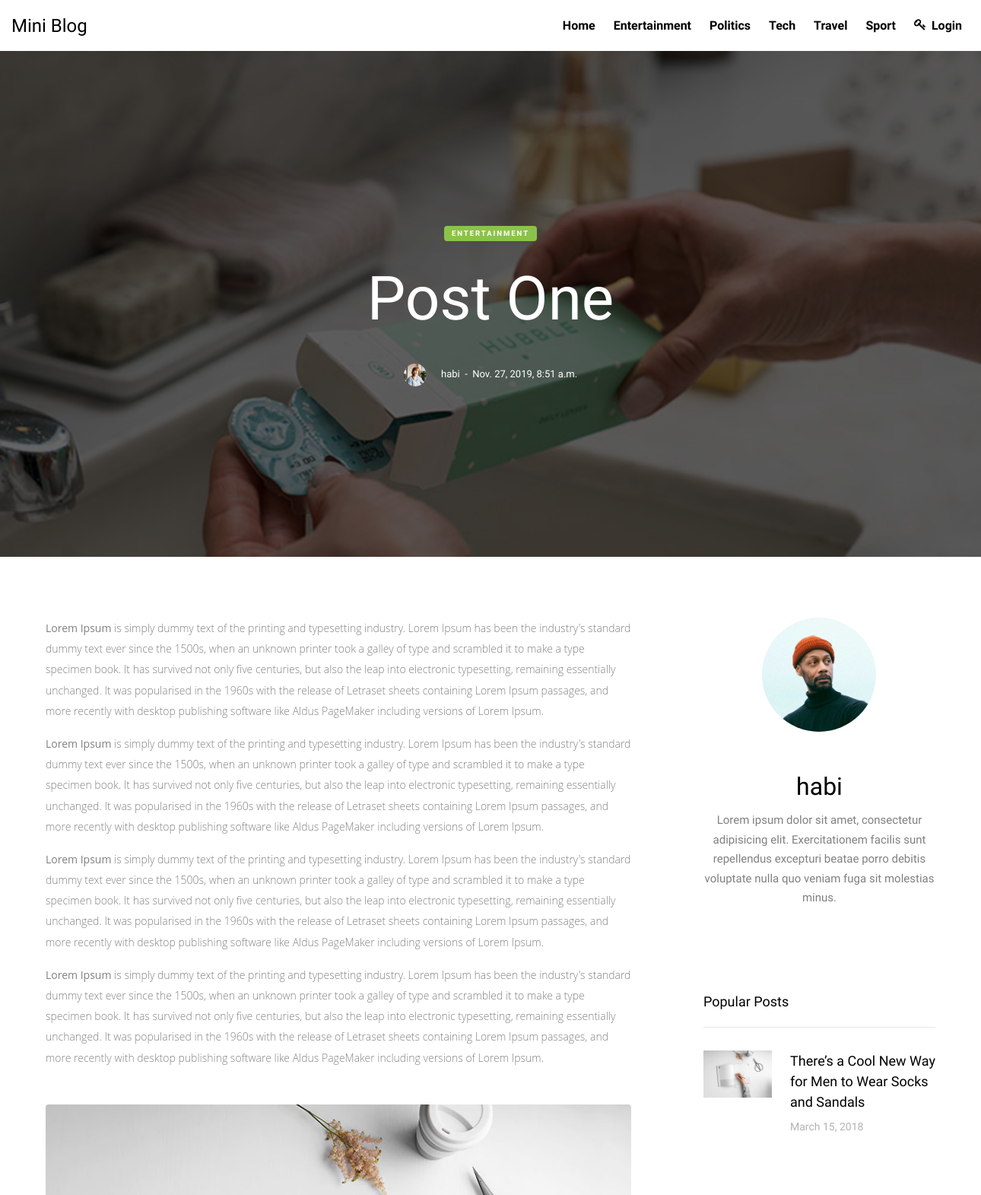
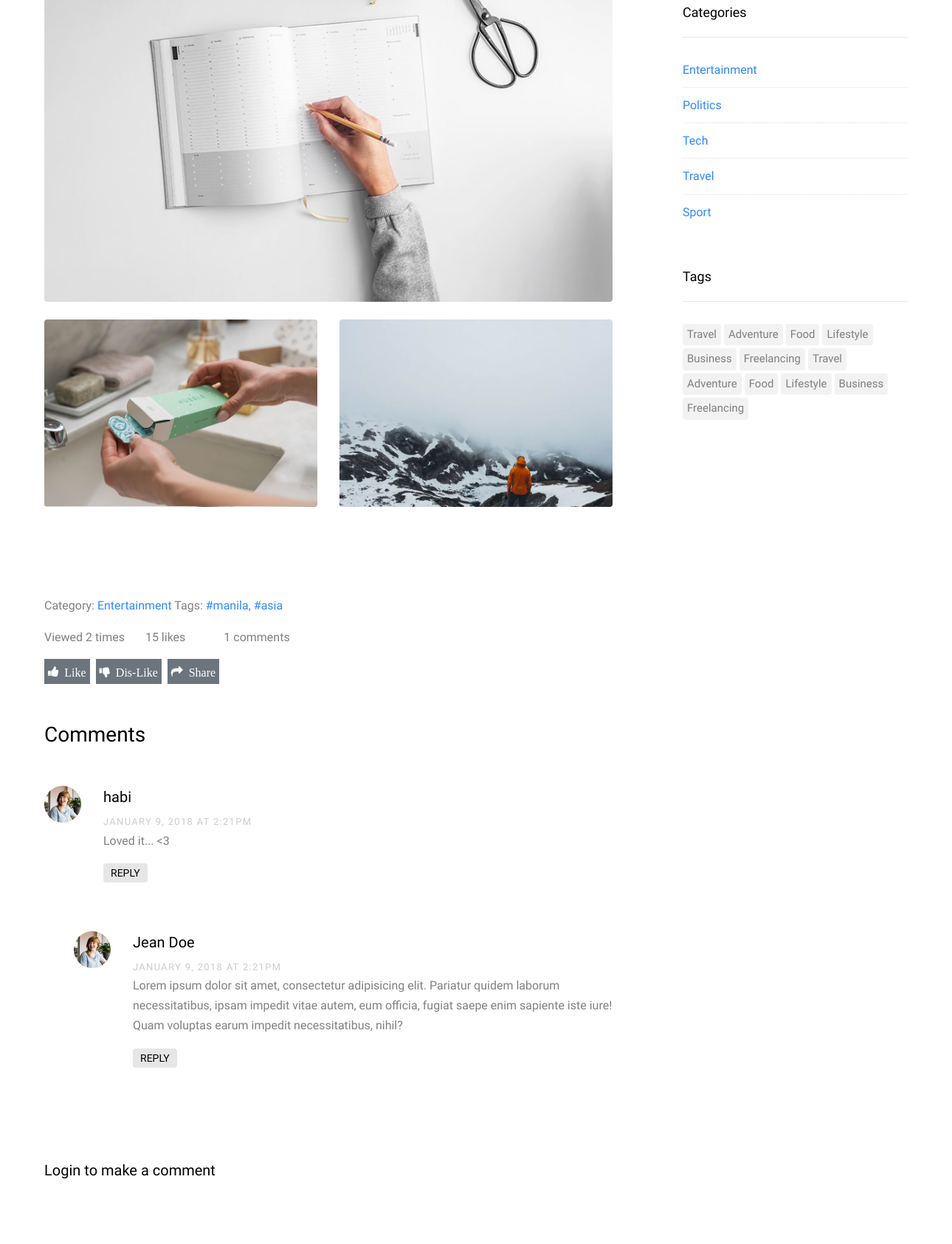
Page /blog/post-one (upper part) on the committed database (2 pictures, top to bottom).
### post/models.py (models this page shows, shortened)
class Category(models.Model):
    title = models.CharField(max_length=100)
    color = models.CharField(
        choices=COLORS,
        default='Green',
        max_length=30
    )
    slug = models.SlugField(unique=True)
    def __str__(self):
        return self.title
    class Meta:
        verbose_name_plural = "Categories"
    def get_absolute_url(self):
        return reverse("post:category", kwargs={"category_slug": self.slug})

class Post(models.Model):
    title = models.CharField(max_length=100)
    content = HTMLField()
    category = models.ForeignKey(Category, on_delete=models.CASCADE)
    pub_date = models.DateTimeField(auto_now_add=True)
    author = models.ForeignKey(User, on_delete=models.CASCADE)
    featured = models.BooleanField()
    url = models.SlugField(unique=True)

class Comment(models.Model):
    post = models.ForeignKey(Post, on_delete=models.CASCADE)
    comment = models.TextField()
    user = models.ForeignKey(User, on_delete=models.CASCADE)
    def __str__(self):
        return self.comment

### post/views.py (the view, shortened to what this page needs)
# urls.py: path('blog/<post_slug>', views.PostDetailView.as_view(), name="detail"),
class PostDetailView(View):
    def get(self, request, post_slug, *args, **kwargs):
        post = get_object_or_404(Post, url=post_slug)
        comments = Comment.objects.filter(post=post)
        likes = Reaction.objects.filter(post=post, reaction=True).count
        ip = get_client_ip(request)
        total_views = 0
        try:
            current_views = ViewCount.objects.get(post=post)
            total_views = current_views.views
        except:
            current_views = ViewCount(post=post)
        try:
            is_visited = VistedIPs.objects.get(ip=ip)
        except:
            current_views.views += 1
            current_views.save()
            VistedIPs(ip=ip, post=post).save()
        context = {
            'post_details': post,
            'categories': Category.objects.all()[:5],
            'comments': comments,
            'title': post.title,
            'total_views': total_views,
            'total_likes': likes
        }
        return render(request, 'post/post_details.html', context)

### blog/utils.py (called while the page is built)
def get_client_ip(request):
    x_forwarded_for = request.META.get('HTTP_X_FORWARDED_FOR')
    if x_forwarded_for:
        ip = x_forwarded_for.split(',')[0]
    else:
        ip = request.META.get('REMOTE_ADDR')
    return ip

### post/templates/post/post_details.html (shortened to what this page needs)
{% extends 'post/base.html' %}
{% block content %}
{% load static %}
<div class="site-cover site-cover-sm same-height overlay single-page"
    style="background-image: url('{%static 'images/img_2.jpg' %}');">
    <div class="container">
        <div class="row same-height justify-content-center">
            <div class="col-md-12 col-lg-10">
                <div class="post-entry text-center">
                    <span
                        class="post-category text-white {{ post_details.category.color }} mb-3">{{ post_details.category }}</span>
                    <h1 class="mb-4"><a href="#">{{ post_details.title }}</a></h1>
                    <div class="post-meta align-items-center text-center">
                        <figure class="author-figure mb-0 mr-3 d-inline-block"><img
                                src="{% static 'images/person_1.jpg' %}" alt="Image" class="img-fluid"></figure>
                        <span class="d-inline-block mt-1">{{ post_details.author }}</span>
                        <span>&nbsp;-&nbsp; {{ post_details.pub_date }}</span>
                    </div>
                </div>
            </div>
        </div>
    </div>
</div>
<section class="site-section py-lg">
    <div class="container">
        <div class="row blog-entries element-animate">
            <div class="col-md-12 col-lg-8 main-content">
                <div class="post-content-body">
                    {{ post_details.content  | safe}}
                    <div class="row mb-5 mt-5">
                        <div class="col-md-12 mb-4">
                            <img src="{% static 'images/img_1.jpg' %}" alt="Image placeholder"
                                class="img-fluid rounded">
                        </div>
                        <div class="col-md-6 mb-4">
                            <img src="{% static 'images/img_2.jpg' %}" alt="Image placeholder"
                                class="img-fluid rounded">
                        </div>
                        <div class="col-md-6 mb-4">
                            <img src="{% static 'images/img_3.jpg' %}" alt="Image placeholder"
                                class="img-fluid rounded">
                        </div>
                    </div>
                </div>
                <div class="pt-5">
                    <p>Category: <a href="{{ post_details.category.get_absolute_url }}">{{ post_details.category }}</a>
                        Tags:
                        <a href="#">#manila</a>,
                        <a href="#">#asia</a></p>
                </div>
                <p>Viewed {{ total_views }} times
                    <span class="mx-4"><span id="total-likes">{{ total_likes }}</span> likes</span>
                    <span class="mx-4">{{ comments.count }} comments</span>
                </p>
                <div>
                    <span class="btn btn-secondary icon-thumbs-up mr-1 p-1" id='do-like'> Like</span>
                    <span class="btn btn-secondary icon-thumbs-down mr-1 p-1" id='do-like'> Dis-Like</span>
                    <span class="btn btn-secondary icon-share p-1"> Share</span>
                </div>
                <div class="pt-5">
                    <h3 class="mb-5">Comments</h3>
                    <ul class="comment-list">
                        {% for comment in comments %}
                        <li class="comment">
                            <div class="vcard">
                                <img src="{% static 'images/person_1.jpg' %}" alt="Image placeholder">
                            </div>
                            <div class="comment-body">
                                <h3>{{ comment.user }}</h3>
                                <div class="meta">January 9, 2018 at 2:21pm</div>
                                <p>{{ comment }}
                                </p>
                                <p><a href="#" class="reply rounded">Reply</a></p>
                            </div>
                            <ul class="children">
                                <li class="comment">
                                    <div class="vcard">
                                        <img src="{% static 'images/person_1.jpg' %}" alt="Image placeholder">
                                    </div>
                                    <div class="comment-body">
                                        <h3>Jean Doe</h3>
                                        <div class="meta">January 9, 2018 at 2:21pm</div>
                                        <p>Lorem ipsum dolor sit amet, consectetur adipisicing elit. Pariatur
                                            quidem laborum necessitatibus, ipsam impedit vitae autem, eum
                                            officia, fugiat saepe enim sapiente iste iure! Quam voluptas earum
                                            impedit necessitatibus, nihil?</p>
                                        <p><a href="#" class="reply rounded">Reply</a></p>
                                    </div>
                                </li>
                            </ul>
                        </li>
                        {% endfor %}
                    </ul>
                    <div class="comment-form-wrap pt-5">
                        {% if user.is_authenticated %}
                        <h3 class="mb-5">Leave a comment</h3>
                        <form action="" class="p-5 bg-light" method="POST">
                            {% csrf_token %}
                            <div class="form-group">
                                <label for="message">Message</label>
                                <textarea name="comment" id="message" cols="30" rows="10"
                                    class="form-control"></textarea>
                            </div>
                            <div class="form-group">
                                <input type="submit" value="Post Comment" class="btn btn-primary">
                            </div>
                        </form>
                        {% else %}
                        <h5>Login to make a comment</h5>
                        {% endif %}
                    </div>
                </div>
            </div>
            <div class="col-md-12 col-lg-4 sidebar">
                <div class="sidebar-box">
                    <div class="bio text-center">
                        <img src="{% static 'images/person_2.jpg' %}" alt="Image Placeholder" class="img-fluid mb-5">
                        <div class="bio-body">
                            <h2>{{ post_details.author }}</h2>
                            <p class="mb-4">Lorem ipsum dolor sit amet, consectetur adipisicing elit.
                                Exercitationem facilis sunt repellendus excepturi beatae porro debitis voluptate
                                nulla quo veniam fuga sit molestias minus.</p>
                            <p class="social">
                                <a href="#" class="p-2"></a>
                                <a href="#" class="p-2"></a>
                                <a href="#" class="p-2"></a>
                                <a href="#" class="p-2"></a>
                            </p>
                        </div>
                    </div>
                </div>
                <div class="sidebar-box">
                    <h3 class="heading">Popular Posts</h3>
                    <div class="post-entry-sidebar">
                        <ul>
                            <li>
                                <a href="">
                                    <img src="{% static 'images/img_1.jpg' %}" alt="Image placeholder" class="mr-4">
                                    <div class="text">
                                        <h4>There’s a Cool New Way for Men to Wear Socks and Sandals</h4>
                                        <div class="post-meta">
                                            <span class="mr-2">March 15, 2018 </span>
                                        </div>
                                    </div>
                                </a>
                            </li>
                        </ul>
                    </div>
                </div>
                <div class="sidebar-box">
                    <h3 class="heading">Categories</h3>
                    <ul class="categories">
                        {% for category in categories %}
                        <li><a href="{{ category.get_absolute_url }}">{{ category }}</a></li>
                        {% endfor %}
                    </ul>
                </div>
                <div class="sidebar-box">
                    <h3 class="heading">Tags</h3>
                    <ul class="tags">
                        <li><a href="#">Travel</a></li>
                        <li><a href="#">Adventure</a></li>
                        <li><a href="#">Food</a></li>
                        <li><a href="#">Lifestyle</a></li>
                        <li><a href="#">Business</a></li>
                        <li><a href="#">Freelancing</a></li>
                        <li><a href="#">Travel</a></li>
                        <li><a href="#">Adventure</a></li>
                        <li><a href="#">Food</a></li>
                        <li><a href="#">Lifestyle</a></li>
                        <li><a href="#">Business</a></li>
                        <li><a href="#">Freelancing</a></li>
                    </ul>
                </div>
            </div>
        </div>
    </div>
</section>
{% endblock %}

### post/templates/post/base.html (shortened to what this page needs)
{% load static %}
<!DOCTYPE html>
<html lang="en">
<head>
    <link rel="stylesheet" href="{% static 'fonts/icomoon/style.css' %}">
    <link rel="stylesheet" href="{% static 'css/bootstrap.min.css' %}">
    <link rel="stylesheet" href="{% static 'css/magnific-popup.css' %}">
    <link rel="stylesheet" href="{% static 'css/jquery-ui.css' %}">
    <link rel="stylesheet" href="{% static 'css/owl.carousel.min.css' %}">
    <link rel="stylesheet" href="{% static 'css/owl.theme.default.min.css' %}">
    <link rel="stylesheet" href="{% static 'css/bootstrap-datepicker.css' %}">
    <link rel="stylesheet" href="{% static 'fonts/flaticon/font/flaticon.css' %}">
    <link rel="stylesheet" href="{% static 'css/aos.css' %}">
    <link rel="stylesheet" href="{% static 'css/style.css' %}">
</head>
<body>
    <div class="site-wrap">
        <header class="site-navbar" role="banner">
            <div class="container-fluid">
                <div class="row align-items-center">
                    <div class="col-4 site-logo">
                        <a href="/" class="text-black h2 mb-0">Mini Blog</a>
                    </div>
                    <div class="col-8 text-right">
                        <nav class="site-navigation" role="navigation">
                            <ul class="site-menu js-clone-nav mr-auto d-none d-lg-block mb-0">
                                <li><a href="/">Home</a></li>
                                {% for category in categories %}
                                <li><a href="{{ category.get_absolute_url }}">{{ category }}</a></li>
                                {% endfor %}
                                {% if user.is_authenticated %}
                                <li><a href="{% url 'dashboard:index' %}"><i class="icon-user">
                                        </i>{{ request.user }}</a></li>
                                {% else %}
                                <li><a href="#" data-toggle="modal" data-target="#exampleModal"><i class="icon-key">
                                        </i>Login</a></li>
                                {% endif %}
                            </ul>
                        </nav>
                    </div>
                </div>
            </div>
        </header>
        {% block content %}
        {% endblock %}
    </div>
</body>
</html>

### rows in the picture
Category: title "Entertainment"
Category: title "Politics"
Category: title "Tech"
Category: title "Travel"
Category: title "Sport"
Post: category "ENTERTAINMENT", title "Post One", author "habi", pub_date "Nov. 27, 2019, 8:51 a.m.", content "Lorem Ipsum is simply dummy text of the printing and typesetting industry. Lorem Ipsum has been the industry's standard dummy text ever since the 1500s, when an unknown printer took a galley of type and scrambled it to make a type specimen book. It has survived not only five centuries, but also the leap into electronic typesetting, remaining essentially unchanged. It was popularised in the 1960s with the release of Letraset sheets containing Lorem Ipsum passages, and more recently with desktop publishing software like Aldus PageMaker including versions of Lorem Ipsum. Lorem Ipsum is simply dummy text of the printing and typesetting industry. Lorem Ipsum has been the industry's standard…", category "Entertainment"
Comment: user "habi", comment "Loved it... <3"

### other values in the picture
{{ total_views }} "2"
{{ total_likes }} "15"
{{ comments.count }} "1"
